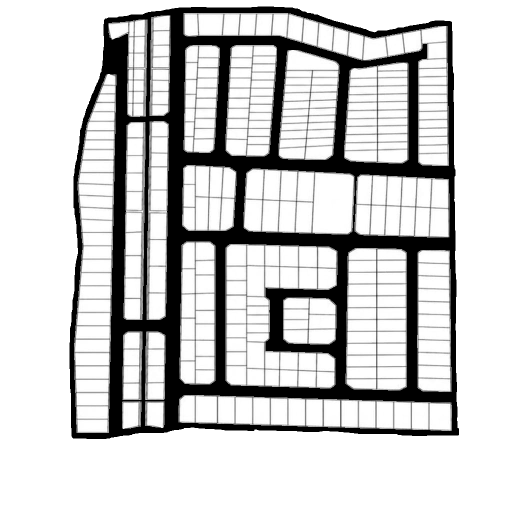
#> input picture scratch/lot_map_swap_backup/lot_plan_roads.png, 1024 x 1009 px, found by its file name (shown at 1/2 size)
$ python locate_user_block.py
#> lines starting #> are read from the running program, lines starting #| are printed output that depends on the picture; after the words box and inside, x2 and y2 are one past the last pixel; in counts of white or black regions, pixels touching at a corner belong together
"""Locate the block from user screenshots (large left lots + small right column)."""
from __future__ import annotations

import json
from pathlib import Path

import cv2
import numpy as np
from PIL import Image, ImageDraw

W, H = 906, 543
rgb = np.array(Image.open("static/images/lot_plan_roads.png").convert("RGB"))
#> rgb is the input picture: shape (1009, 1024, 3); min 0, max 255, mean 201.6
gray = cv2.cvtColor(rgb, cv2.COLOR_RGB2GRAY)

# Thick-ink regions: lots with heavy black borders like the screenshot
ink = (gray < 70).astype(np.uint8) * 255
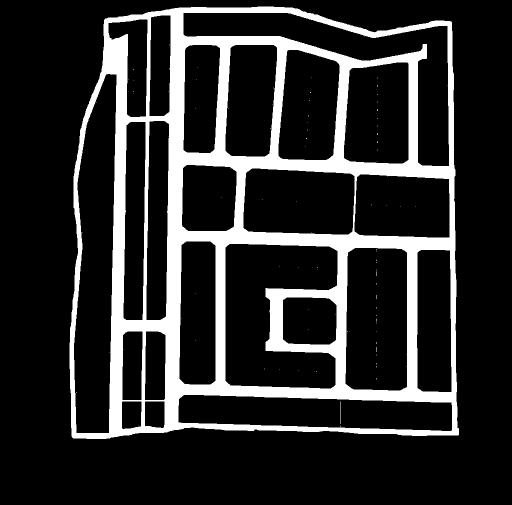
#> ink: shape (1009, 1024) (shown at 1/2 size); 17.3% white; 93 white regions (91 under 20 px), largest, box (x1, y1, x2, y2) and area: (139, 13, 918, 878) 178480, (681, 803, 682, 848) 45
ink = cv2.dilate(ink, np.ones((2, 2), np.uint8), 1)
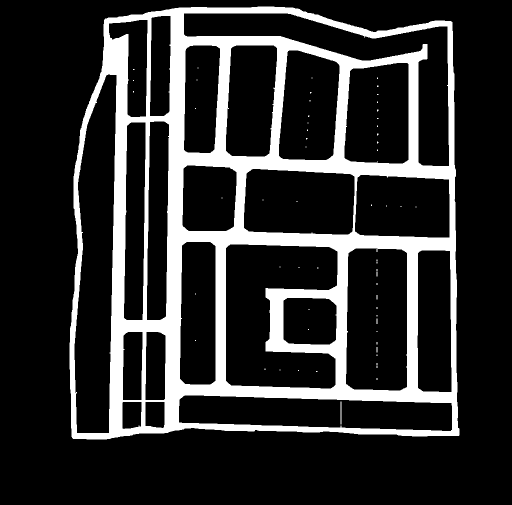
#> ink: shape (1009, 1024) (shown at 1/2 size); 18.3% white; 60 white regions (55 under 20 px), largest, box (x1, y1, x2, y2) and area: (139, 13, 919, 879) 188793, (681, 803, 683, 849) 92, (753, 637, 755, 648) 22, (753, 694, 755, 705) 22, (753, 543, 755, 553) 20

# Find connected thick-border clusters by looking at ink density in windows
# Also dump existing polygons that look like small stacked rectangles
#> (the run stopped early here; a loop or call above may not have finished)
